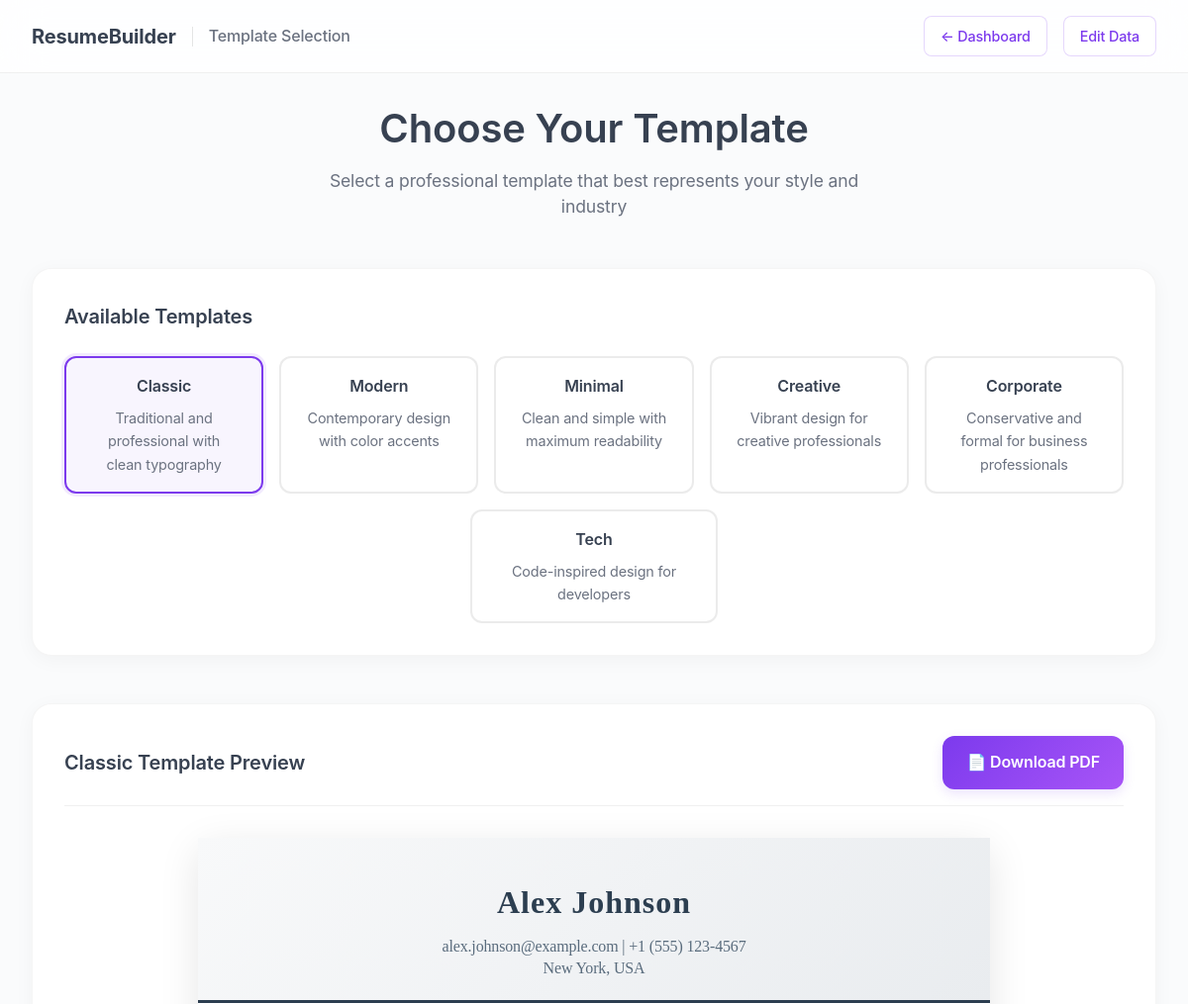
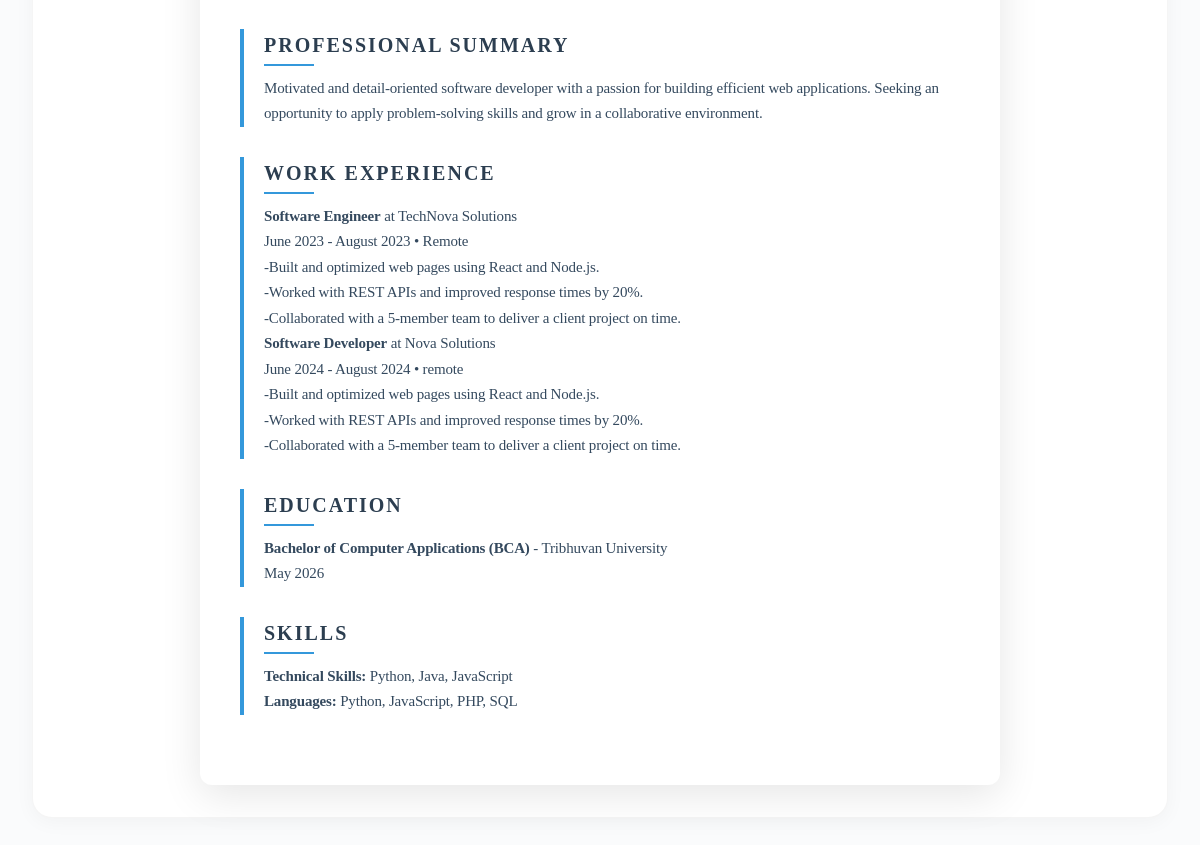
The page /my_resumes.php (signed in) on the database its author committed (2 pictures, top to bottom).
### tables this page shows
CREATE TABLE resume_data (
    id INTEGER PRIMARY KEY AUTOINCREMENT,
    user_id INTEGER NOT NULL,
    full_name TEXT NOT NULL,
    email TEXT NOT NULL,
    phone TEXT,
    address TEXT,
    summary TEXT,
    experience TEXT,
    education TEXT,
    skills TEXT,
    created_at DATETIME DEFAULT CURRENT_TIMESTAMP,
    FOREIGN KEY (user_id) REFERENCES users (id)
);

### formats/templates.php (the view, shortened to what this page needs)
<?php
function parseExperience($experience) {
    $formatted = '';
    $lines = explode("\n", $experience);
    $currentJob = '';
    foreach ($lines as $line) {
        $line = trim($line);
        if (empty($line)) continue;
        if (preg_match('/^(.+?)\s*-\s*(.+?)\s*\((.+?)\)(?:\s*-\s*(.+?))?$/', $line, $matches)) {
            if ($currentJob) $formatted .= '</div>';
            $jobTitle = trim($matches[1]);
            $company = trim($matches[2]);
            $dates = trim($matches[3]);
            $location = isset($matches[4]) ? trim($matches[4]) : '';
            $formatted .= '<div class="job-entry">';
            $formatted .= '<div class="job-header">';
            $formatted .= '<div class="job-title-company">';
            $formatted .= '<strong class="job-title">' . htmlspecialchars($jobTitle) . '</strong>';
            $formatted .= '<span class="company"> at ' . htmlspecialchars($company) . '</span>';
            $formatted .= '</div>';
            $formatted .= '<div class="job-meta">';
            $formatted .= '<span class="dates">' . htmlspecialchars($dates) . '</span>';
            if ($location) $formatted .= '<span class="location"> • ' . htmlspecialchars($location) . '</span>';
            $formatted .= '</div>';
            $formatted .= '</div>';
            $currentJob = true;
        } else {
            if ($currentJob) {
                $formatted .= '<div class="job-description">' . htmlspecialchars($line) . '</div>';
            }
        }
    }
    if ($currentJob) $formatted .= '</div>';
    return $formatted;
}
function parseEducation($education) {
    $formatted = '';
    $lines = explode("\n", $education);
    $currentEdu = '';
    foreach ($lines as $line) {
        $line = trim($line);
        if (empty($line)) continue;
        if (preg_match('/^(.+?)\s*-\s*(.+?)\s*\((.+?)\)(?:\s*-\s*GPA:\s*(.+?))?$/', $line, $matches)) {
            $degree = trim($matches[1]);
            $school = trim($matches[2]);
            $dates = trim($matches[3]);
            $gpa = isset($matches[4]) ? trim($matches[4]) : '';
            $formatted .= '<div class="edu-entry">';
            $formatted .= '<div class="edu-header">';
            $formatted .= '<div class="degree-school">';
            $formatted .= '<strong class="degree">' . htmlspecialchars($degree) . '</strong>';
            $formatted .= '<span class="school"> - ' . htmlspecialchars($school) . '</span>';
            $formatted .= '</div>';
            $formatted .= '<div class="edu-meta">';
            $formatted .= '<span class="dates">' . htmlspecialchars($dates) . '</span>';
            $formatted .= '</div>';
            $formatted .= '</div>';
            $currentEdu = true;
        } else {
            if ($currentEdu) {
                $formatted .= '<div class="edu-description">' . htmlspecialchars($line) . '</div>';
            }
        }
    }
    if ($currentEdu) $formatted .= '</div>';
    return $formatted;
}
function parseSkills($skills) {
    $formatted = '';
    $lines = explode("\n", $skills);
    foreach ($lines as $line) {
        $line = trim($line);
        if (preg_match('/^(.+?):\s*(.+)$/', $line, $matches)) {
            $category = trim($matches[1]);
            $items = trim($matches[2]);
            $formatted .= '<div class="skill-category">';
            $formatted .= '<strong class="skill-title">' . htmlspecialchars($category) . ':</strong> ';
            $formatted .= '<span class="skill-items">' . htmlspecialchars($items) . '</span>';
            $formatted .= '</div>';
        }
    }
    return $formatted;
}
function generateClassicTemplate($data) {
    return '
    <div class="classic">
        <div class="header">
            <div class="name">' . htmlspecialchars($data['full_name']) . '</div>
            <div class="contact">
                ' . htmlspecialchars($data['email']) . ' | ' . htmlspecialchars($data['phone']) . '<br>
                ' . htmlspecialchars($data['address']) . '
            </div>
        </div>
        <div class="section">
            <div class="section-title">PROFESSIONAL SUMMARY</div>
            <div class="content">' . nl2br(htmlspecialchars($data['summary'])) . '</div>
        </div>
        <div class="section">
            <div class="section-title">WORK EXPERIENCE</div>
            <div class="content">' . parseExperience($data['experience']) . '</div>
        </div>
        <div class="section">
            <div class="section-title">EDUCATION</div>
            <div class="content">' . parseEducation($data['education']) . '</div>
        </div>
        <div class="section">
            <div class="section-title">SKILLS</div>
            <div class="content">' . parseSkills($data['skills']) . '</div>
        </div>
    </div>';
}
?>

### public/assets/style.css (style rules this page uses)
:root { --primary-color: #374151; --primary-light: #4b5563; --accent-color: #7c3aed; --accent-hover: #6d28d9; --accent-light: #a78bfa; --success-color: #10b981; --success-hover: #059669; --warning-color: #f59e0b; --danger-color: #ef4444; --text-dark: #111827; --text-medium: #6b7280; --text-light: #9ca3af; --bg-light: #f9fafb; --bg-white: #ffffff; --bg-purple-light: rgba(124, 58, 237, 0.05); --border-color: #e5e7eb; --shadow: 0 4px 6px -1px rgba(0, 0, 0, 0.1), 0 2px 4px -1px rgba(0, 0, 0, 0.06); --shadow-hover: 0 10px 15px -3px rgba(0, 0, 0, 0.1), 0 4px 6px -2px rgba(0, 0, 0, 0.05); --shadow-purple: 0 4px 20px rgba(124, 58, 237, 0.15); --border-radius: 8px; --transition: all 0.3s ease; --gradient-purple: linear-gradient(135deg, #7c3aed, #a855f7); --gradient-success: linear-gradient(135deg, #10b981, #34d399); }
* { margin: 0; padding: 0; box-sizing: border-box; }
body { font-family: 'Segoe UI', Tahoma, Geneva, Verdana, sans-serif; line-height: 1.6; color: var(--text-dark); background-color: var(--bg-light); }

### public/my_resumes.php (style rules this page uses)
body { background: #fafbfc; font-family: -apple-system, BlinkMacSystemFont, 'Segoe UI', 'Roboto', 'Oxygen', 'Ubuntu', 'Cantarell', sans-serif; letter-spacing: -0.01em; }
.classic { font-family: 'Georgia', 'Times New Roman', serif; max-width: 800px; margin: 0 auto; padding: 40px; line-height: 1.6; color: #2c3e50; background: white; box-shadow: 0 10px 40px rgba(0,0,0,0.1); border-radius: 12px; }
.classic .header { text-align: center; border-bottom: 3px solid #2c3e50; padding-bottom: 20px; margin-bottom: 30px; background: linear-gradient(135deg, #f8f9fa, #e9ecef); margin: -40px -40px 30px -40px; padding: 40px 40px 20px 40px; }
.classic .name { font-size: 32px; font-weight: bold; margin-bottom: 8px; color: #2c3e50; letter-spacing: 1px; }
.classic .contact { font-size: 16px; color: #5a6c7d; font-weight: 500; line-height: 1.4; }
.classic .section { margin-bottom: 30px; border-left: 4px solid #3498db; padding-left: 20px; }
.classic .section-title { font-size: 20px; font-weight: bold; color: #2c3e50; margin-bottom: 15px; text-transform: uppercase; letter-spacing: 2px; position: relative; }
.classic .section-title::after { content: ''; position: absolute; bottom: -5px; left: 0; width: 50px; height: 2px; background: #3498db; }
.classic .content { font-size: 15px; line-height: 1.7; color: #34495e; }

### rows shown on the page
resume_data: full_name "Alex Johnson", email "alex.johnson@example.com", phone "+1 (555) 123-4567", address "New York, USA", summary "Motivated and detail-oriented software developer with a passion for building efficient web applications. Seeking an opportunity to apply problem-solving skills and grow in a collaborative environment.", experience "-Built and optimized web pages using React and Node.js.", experience "-Worked with REST APIs and improved response times by 20%.", experience "-Collaborated with a 5-member team to deliver a client project on time."

### other values the page prints
$selected_template "Classic"
$jobTitle "Software Engineer"
$company "TechNova Solutions"
$dates "June 2023 - August 2023"
$location "Remote"
$jobTitle "Software Developer"
$company "Nova Solutions"
$dates "June 2024 - August 2024"
$location "remote"
$degree "Bachelor of Computer Applications (BCA)"
$school "Tribhuvan University"
$dates "May 2026"
$category "Technical Skills"
$items "Python, Java, JavaScript"
$category "Languages"
